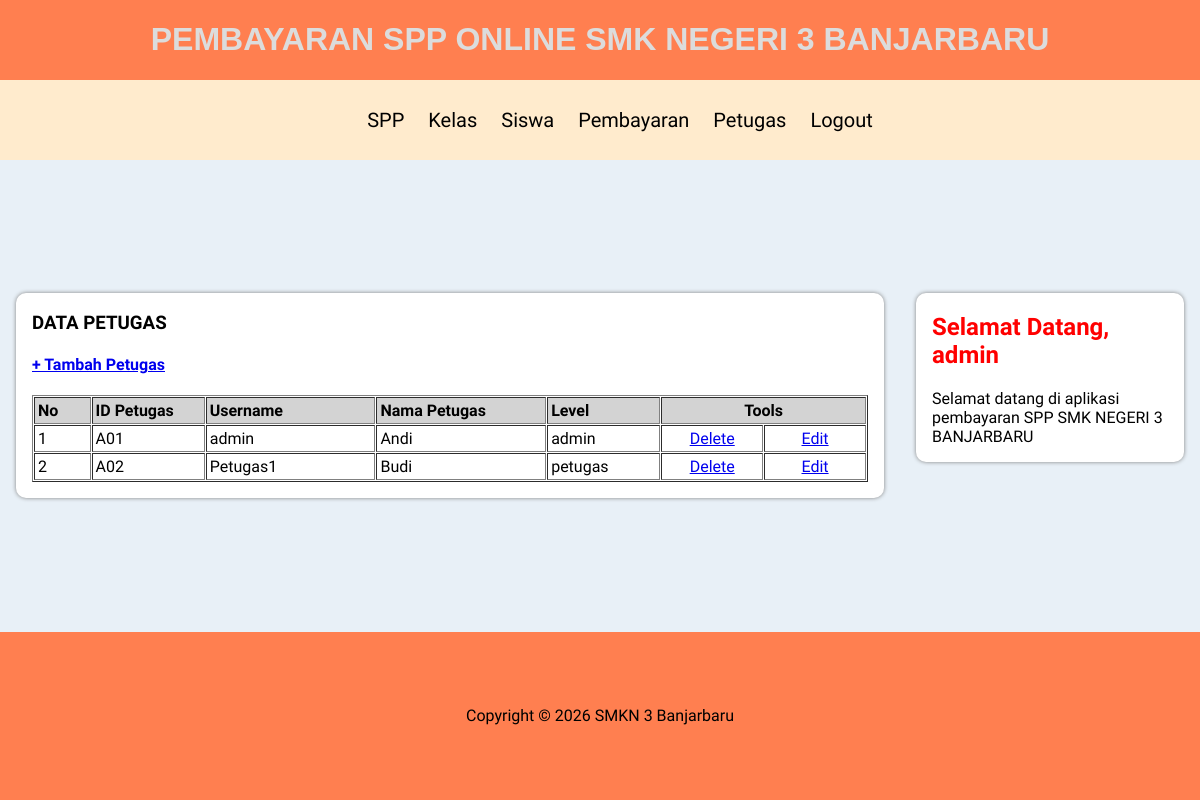
The app's page /admin/halaman_admin.php?open=data_petugas (signed in) with its own data.
### tables this page shows
CREATE TABLE `petugas` (
  `id_petugas` varchar(5) NOT NULL,
  `username` varchar(25) NOT NULL,
  `password` varchar(32) NOT NULL,
  `nama_petugas` varchar(35) NOT NULL,
  `level` enum('admin','petugas',',') NOT NULL
);

### admin/data_petugas.php (the view)
<?php
include_once "../src/koneksi.php";
?>
<h1><b>DATA PETUGAS</b></h1>
<h4><a href="?open=tambah_petugas">+ Tambah Petugas</a></h4>
<table cellspacing="1" cellpadding="3" border="1">
    <tr bgcolor="lightgray">
        <td width="5%"><b>No</b></td>
        <td width="10%"><b>ID Petugas</b></td>
        <td width="15%"><b>Username</b></td>
        <td width="15%"><b>Nama Petugas</b></td>
        <td width="10%"><b>Level</b></td>
        <td colspan="2" align="center"><b>Tools</b></td>
    </tr>
    <?php
    $sql = mysqli_query($koneksi, "SELECT * FROM petugas ORDER BY id_petugas ASC");
    $nomor = 0;
    while ($data = mysqli_fetch_array($sql)) {
        $nomor++;
        ?>
        <tr>
            <td><?php echo $nomor; ?></td>
            <td><?php echo $data['id_petugas']; ?></td>
            <td><?php echo $data['username']; ?></td>
            <td><?php echo $data['nama_petugas']; ?></td>
            <td><?php echo $data['level']; ?></td>
            <td width="9%" align="center"><a href="?open=hapus_petugas&id_petugas=<?php echo $data['id_petugas']; ?>"
                    target="_self" onclick="return confirm('YAKIN INGIN MENGHAPUS DATA PETUGAS INI ... ?')">Delete</a></td>
            <td width="9%" align="center"><a href="?open=edit_petugas&id_petugas=<?php echo $data['id_petugas']; ?>"
                    target="_self">Edit</a></td>
        </tr>
    <?php } ?>
</table>

### src/style.css (style rules this page uses)
body { box-sizing: border-box; font-family: 'arimo', sans-serif; margin: 0; background-color: rgb(232, 240, 247); display: grid; row-gap: 1rem; grid-template-columns: 3fr 1fr; grid-template-areas: "header header" "main sidebar" "footer footer"; }

### records on screen
petugas: id_petugas "A01", username "admin", nama_petugas "Andi", level "admin"
petugas: id_petugas "A02", username "Petugas1", nama_petugas "Budi", level "petugas"

### other values on screen
$_SESSION['username'] "admin"
